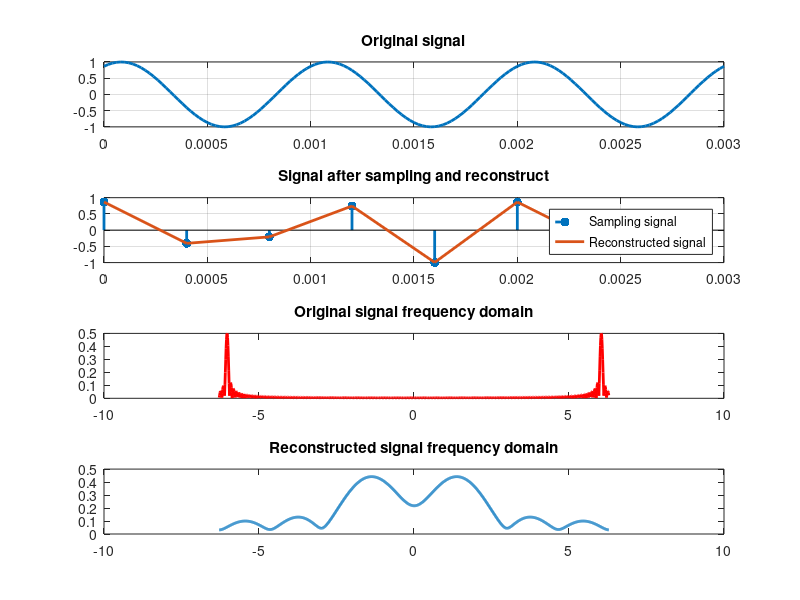

MATLAB code for this plot:
clc, clearvars, close all
f = 1000, T = 1/f;
t = 0 : T/50 : 3*T;
x = sin(2*pi*f*t+pi/3);
subplot(4, 1, 1)
plot(t, x, 'LineWidth', 2)
grid on
title('Original signal')
t1 = 0 : T/2.5 : 3*T;
x1 = sin(2*pi*f*t1+pi/3);
subplot(4, 1, 2)
stem(t1, x1, 'LineWidth', 2, '.', 'Markersize', 20)
hold on
plot(t1, x1, 'LineWidth', 2)
grid on
title('Signal after sampling and reconstruct')
legend('Sampling signal','Reconstructed signal')
subplot(4, 1, 3)
N = 1024;
L = length(x);
X = fft(x, N);
mag_X = abs(X)/L;
w = linspace(-2*pi, 2*pi, N);
plot(w, mag_X, 'LineWidth', 2, 'r')
title('Original signal frequency domain')
subplot(4, 1, 4)
N = 1024;
L = length(x1);
X1 = fft(x1, N);
mag_X1 = abs(X1)/L;
w = linspace(-2*pi, 2*pi, N);
plot(w, mag_X1, 'LineWidth', 2)
title('Reconstructed signal frequency domain')
pause
